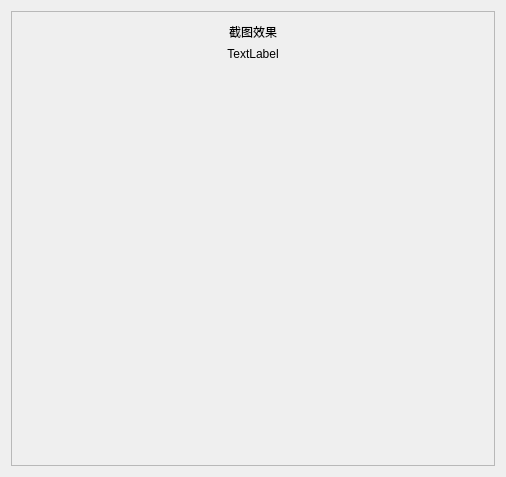
<?xml version="1.0" encoding="UTF-8"?>
<ui version="4.0">
 <class>ScreenShotclass</class>
 <widget class="QWidget" name="ScreenShotclass">
  <property name="geometry">
   <rect>
    <x>0</x>
    <y>0</y>
    <width>506</width>
    <height>477</height>
   </rect>
  </property>
  <property name="windowTitle">
   <string>ScreenShotclass</string>
  </property>
  <layout class="QGridLayout" name="gridLayout">
   <item row="0" column="0">
    <widget class="QScrollArea" name="scrollArea">
     <property name="widgetResizable">
      <bool>true</bool>
     </property>
     <widget class="QWidget" name="scrollAreaWidgetContents">
      <property name="geometry">
       <rect>
        <x>0</x>
        <y>0</y>
        <width>482</width>
        <height>453</height>
       </rect>
      </property>
      <layout class="QGridLayout" name="gridLayout_2">
       <item row="1" column="0">
        <widget class="QLabel" name="label">
         <property name="text">
          <string>TextLabel</string>
         </property>
         <property name="alignment">
          <set>Qt::AlignCenter</set>
         </property>
        </widget>
       </item>
       <item row="0" column="0">
        <widget class="QLabel" name="label_2">
         <property name="text">
          <string>截图效果</string>
         </property>
         <property name="alignment">
          <set>Qt::AlignCenter</set>
         </property>
        </widget>
       </item>
       <item row="2" column="0">
        <spacer name="verticalSpacer">
         <property name="orientation">
          <enum>Qt::Vertical</enum>
         </property>
         <property name="sizeHint" stdset="0">
          <size>
           <width>20</width>
           <height>40</height>
          </size>
         </property>
        </spacer>
       </item>
      </layout>
     </widget>
    </widget>
   </item>
  </layout>
 </widget>
 <layoutdefault spacing="6" margin="11"/>
 <resources/>
 <connections/>
</ui>
